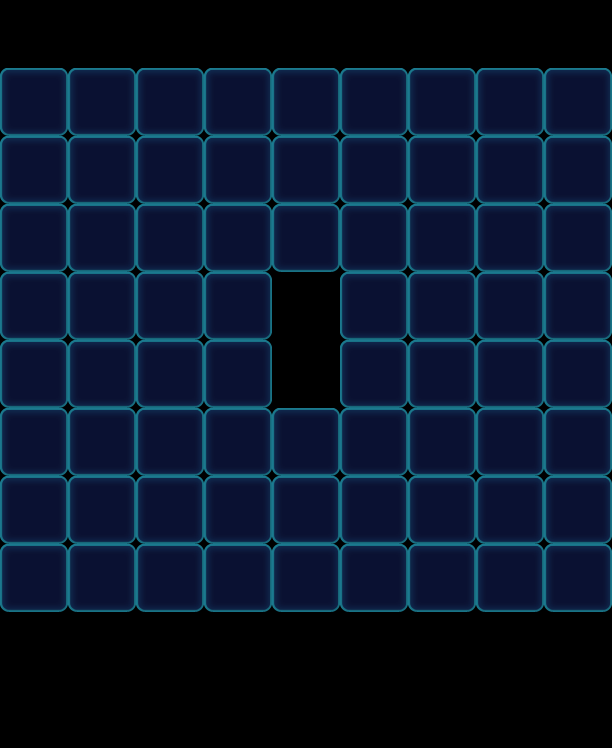

The image is a tile-based game level rendered from a .tmx file. Its description and source (layers, tilesets, objects; grid data summarised) follow:
An orthogonal 9x11 tile map with 68x68 px tiles, 1 tile layer (Valid), 2 tilesets and 82 objects (24x Monster, 24x Ice, 24x Haze, 10x Factory_Normal).

<map version="1.0" orientation="orthogonal" width="9" height="11" tilewidth="68" tileheight="68">
 <tileset firstgid="1" name="game_grid1" tilewidth="68" tileheight="68">
  <image source="game_grid1.png" width="68" height="68" />
 </tileset>
 <tileset firstgid="2" name="map" tilewidth="68" tileheight="68">
  <image source="map.png" width="1024" height="1024" />
 </tileset>
 <layer name="Valid" width="9" height="11">
  <data>[99 cells, 70 non-empty, 1 distinct tile ids]</data>
 </layer>
 <objectgroup name="BottomObj" width="9" height="11" />
 <objectgroup name="MiddleObj" width="9" height="11">
  <object type="Monster" gid="3" x="136" y="340">
   <properties>
    <property name="Color" value="Green" />
   </properties>
  </object>
  <object type="Monster" gid="3" x="204" y="476">
   <properties>
    <property name="Color" value="Green" />
   </properties>
  </object>
  <object type="Monster" gid="3" x="340" y="272">
   <properties>
    <property name="Color" value="Green" />
   </properties>
  </object>
  <object type="Monster" gid="3" x="136" y="408">
   <properties>
    <property name="Color" value="Green" />
   </properties>
  </object>
  <object type="Monster" gid="3" x="204" y="272">
   <properties>
    <property name="Color" value="Green" />
   </properties>
  </object>
  <object name="45" type="Monster" gid="18" x="136" y="272">
   <properties>
    <property name="Color" value="Pink" />
   </properties>
  </object>
  <object name="45" type="Monster" gid="18" x="204" y="204">
   <properties>
    <property name="Color" value="Pink" />
   </properties>
  </object>
  <object name="45" type="Monster" gid="18" x="68" y="340">
   <properties>
    <property name="Color" value="Pink" />
   </properties>
  </object>
  <object name="45" type="Monster" gid="18" x="68" y="408">
   <properties>
    <property name="Color" value="Pink" />
   </properties>
  </object>
  <object name="45" type="Monster" gid="18" x="136" y="476">
   <properties>
    <property name="Color" value="Pink" />
   </properties>
  </object>
  <object name="45" type="Monster" gid="18" x="204" y="544">
   <properties>
    <property name="Color" value="Pink" />
   </properties>
  </object>
  <object name="45" type="Monster" gid="18" x="340" y="204">
   <properties>
    <property name="Color" value="Pink" />
   </properties>
  </object>
  <object name="45" type="Monster" gid="18" x="408" y="272">
   <properties>
    <property name="Color" value="Pink" />
   </properties>
  </object>
  <object name="45" type="Monster" gid="18" x="476" y="340">
   <properties>
    <property name="Color" value="Pink" />
   </properties>
  </object>
  <object name="45" type="Monster" gid="18" x="476" y="408">
   <properties>
    <property name="Color" value="Pink" />
   </properties>
  </object>
  <object name="45" type="Monster" gid="18" x="408" y="476">
   <properties>
    <property name="Color" value="Pink" />
   </properties>
  </object>
  <object name="45" type="Monster" gid="18" x="340" y="544">
   <properties>
    <property name="Color" value="Pink" />
   </properties>
  </object>
  <object type="Monster" gid="3" x="408" y="340">
   <properties>
    <property name="Color" value="Green" />
   </properties>
  </object>
  <object type="Monster" gid="3" x="408" y="408">
   <properties>
    <property name="Color" value="Green" />
   </properties>
  </object>
  <object type="Monster" gid="3" x="340" y="476">
   <properties>
    <property name="Color" value="Green" />
   </properties>
  </object>
  <object type="Monster" gid="3" x="544" y="612">
   <properties>
    <property name="Color" value="Green" />
   </properties>
  </object>
  <object type="Monster" gid="3" x="544" y="136">
   <properties>
    <property name="Color" value="Green" />
   </properties>
  </object>
  <object type="Monster" gid="3" x="0" y="136">
   <properties>
    <property name="Color" value="Green" />
   </properties>
  </object>
  <object type="Monster" gid="3" x="0" y="612">
   <properties>
    <property name="Color" value="Green" />
   </properties>
  </object>
 </objectgroup>
 <objectgroup color="#000000" name="TopObj" width="9" height="11">
  <object name="Ice" type="Ice" x="68" y="272" width="68" height="68">
   <properties>
    <property name="Layers" value="3" />
   </properties>
  </object>
  <object name="Ice" type="Ice" x="204" y="136" width="68" height="68">
   <properties>
    <property name="Layers" value="3" />
   </properties>
  </object>
  <object name="Ice" type="Ice" x="136" y="272" width="68" height="68">
   <properties>
    <property name="Layers" value="3" />
   </properties>
  </object>
  <object name="Ice" type="Ice" x="204" y="204" width="68" height="68">
   <properties>
    <property name="Layers" value="3" />
   </properties>
  </object>
  <object name="10" type="Factory_Normal" x="0" y="0" width="68" height="68">
   <properties>
    <property name="FactoryColorsConfig" value="Blue,Yellow,Purple,Orange" />
   </properties>
  </object>
  <object name="Ice" type="Ice" x="136" y="204" width="68" height="68">
   <properties>
    <property name="Layers" value="3" />
   </properties>
  </object>
  <object name="Ice" type="Ice" x="476" y="272" width="68" height="68">
   <properties>
    <property name="Layers" value="3" />
   </properties>
  </object>
  <object name="Ice" type="Ice" x="340" y="204" width="68" height="68">
   <properties>
    <property name="Layers" value="3" />
   </properties>
  </object>
  <object name="Ice" type="Ice" x="340" y="136" width="68" height="68">
   <properties>
    <property name="Layers" value="3" />
   </properties>
  </object>
  <object name="Ice" type="Ice" x="408" y="204" width="68" height="68">
   <properties>
    <property name="Layers" value="3" />
   </properties>
  </object>
  <object name="Ice" type="Ice" x="408" y="272" width="68" height="68">
   <properties>
    <property name="Layers" value="3" />
   </properties>
  </object>
  <object name="Ice" type="Ice" x="204" y="476" width="68" height="68">
   <properties>
    <property name="Layers" value="3" />
   </properties>
  </object>
  <object name="Ice" type="Ice" x="204" y="408" width="68" height="68">
   <properties>
    <property name="Layers" value="3" />
   </properties>
  </object>
  <object name="Ice" type="Ice" x="68" y="340" width="68" height="68">
   <properties>
    <property name="Layers" value="3" />
   </properties>
  </object>
  <object name="Ice" type="Ice" x="136" y="408" width="68" height="68">
   <properties>
    <property name="Layers" value="3" />
   </properties>
  </object>
  <object name="Ice" type="Ice" x="136" y="340" width="68" height="68">
   <properties>
    <property name="Layers" value="3" />
   </properties>
  </object>
  <object name="Ice" type="Ice" x="340" y="408" width="68" height="68">
   <properties>
    <property name="Layers" value="3" />
   </properties>
  </object>
  <object name="Ice" type="Ice" x="340" y="476" width="68" height="68">
   <properties>
    <property name="Layers" value="3" />
   </properties>
  </object>
  <object name="Ice" type="Ice" x="476" y="340" width="68" height="68">
   <properties>
    <property name="Layers" value="3" />
   </properties>
  </object>
  <object name="Ice" type="Ice" x="408" y="340" width="68" height="68">
   <properties>
    <property name="Layers" value="3" />
   </properties>
  </object>
  <object name="Ice" type="Ice" x="408" y="408" width="68" height="68">
   <properties>
    <property name="Layers" value="3" />
   </properties>
  </object>
  <object name="Ice" type="Ice" x="544" y="68" width="68" height="68">
   <properties>
    <property name="Layers" value="3" />
   </properties>
  </object>
  </objectgroup>
 <objectgroup color="#00ff00" name="CeilObj" width="9" height="11">
  <!-- 24 objects omitted --></objectgroup>
</map>
<!-- 36 of 82 objects omitted -->
